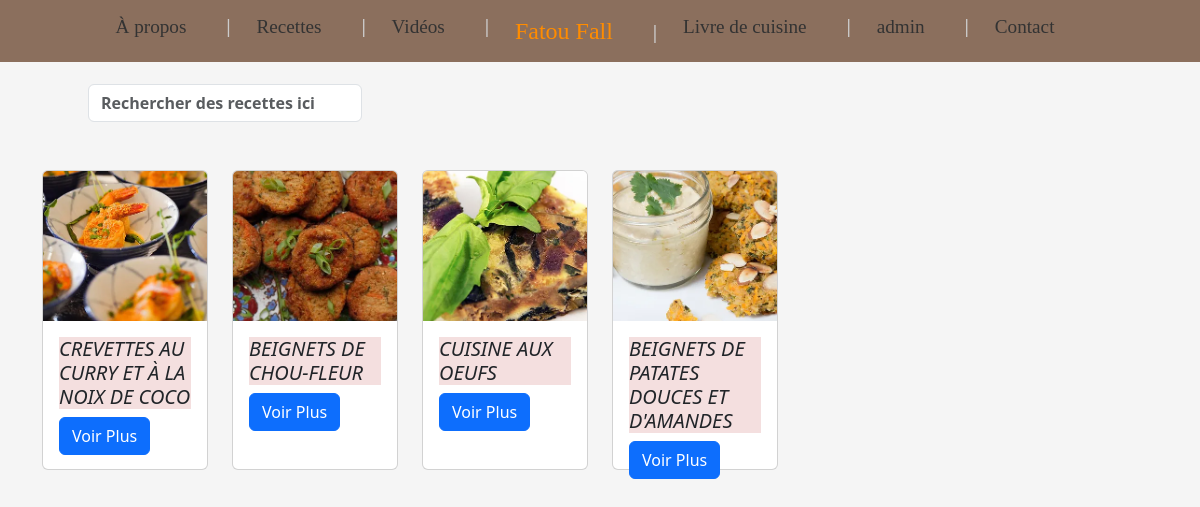
The app's page /articles/ with its own data.
### articles/models.py (models this page shows, shortened)
class Article(models.Model):
    titre = models.CharField(max_length=150)
    resume = models.CharField(max_length=2000)
    contenu = models.TextField(blank=True)
    auteur = models.ForeignKey(User, on_delete=models.SET_NULL, null=True, blank=True)  # Changez ici
    date_pub = models.DateTimeField(auto_now_add=True)
    image = models.ImageField(upload_to='media/images/', blank=True, null=True) # Nouveau champ image

### articles/views.py (the view)
# urls.py: path('articles/', article_list_view, name='article-list'),  # Utilisez article_list_view ici
def article_list_view(request):
    articles = Article.objects.all()  # Récupère tous les articles
    return render(request, 'articles_list.html', {'articles': articles})

### templates/articles_list.html (shortened to what this page needs)
<!DOCTYPE html>
<html lang="en">
<head>
    <link href="https://cdn.jsdelivr.net/npm/bootstrap@5.3.3/dist/css/bootstrap.min.css" rel="stylesheet">
    {% load static %}
    <link href="{% static 'css/styles.css' %}" rel="stylesheet">
</head>
<body style="background-color: whitesmoke; padding-top: 60px;">
    <div class="container my-4">
        <form class="d-flex justify-content-left " role="search">
            <button class="btn" type="submit">
            </button>
            <input
              class="form-control me-2"
              type="search"
              placeholder="Rechercher des recettes ici"
              aria-label="Search"
              style="max-width: 25%;"
            />
          </form>
    </div>
    <nav class="navbar navbar-expand-lg fixed-top" style="background-color: #8b6f5d;">
        <div class="container-fluid">
            <div class="collapse navbar-collapse justify-content-center" id="navbarNav">
                <ul class="navbar-nav">
                    <li class="nav-item">
                        <a class="nav-link" href="/Apropos">À propos</a>
                    </li>
                    <li class="nav-item">
                        <a class="nav-link" href="/recettes">Recettes</a>
                    </li>
                    <li class="nav-item">
                        <a class="nav-link" href="/videos">Vidéos</a>
                    </li>
                    <li class="nav-item">
                        <a class="nav-link center-link" href="/">Fatou Fall</a>
                    </li>
                    <li class="nav-item">
                        <a class="nav-link" href="/livreDeCuisine">Livre de cuisine</a>
                    </li>
                    <li class="nav-item">
                        <a class="nav-link" href="/useradmin">admin</a>
                    </li>
                    <li class="nav-item">
                        <a class="nav-link" href="/contact">Contact</a>
                    </li>
                </ul>
            </div>
        </div>
    </nav>
    <div class="container mt-5" style="font-weight: bold">
        <div class="row">
            {% for article in articles %}
                <div class="col-md-2 mb-4">
                    <div class="card">
                        <img src="{{ article.image.url }}" class="card-img-top" alt="{{ article.titre }}" style="height: 150px; object-fit: cover;">
                        <div class="card-body">
                            <h5 class="card-title" style="background-color: rgba(244, 221, 221, 0.925); font-style: italic;">{{ article.titre }}</h5>
                            <a href="{% url 'article-detail' article.id %}" class="btn btn-primary">Voir Plus</a>
                        </div>
                    </div>
                </div>
            {% empty %}
                <p>Aucune recette disponible.</p>
            {% endfor %}
        </div>
    </div>
</body>
</html>

### static/css/styles.css (style rules this page uses)
.navbar { background-color: whitesmoke; margin-bottom: 0; }
.navbar-nav .nav-item { margin-left: auto ; margin-right: 15px; }
.navbar-nav .nav-link { display: inline-flex; align-items: center; justify-content: center; background-color: transparent; border-radius: 50%; color: black; font-size: 1rem; padding: 5px; margin-right: 10px; transition: background-color 0.3s ease; }
.navbar-nav .nav-item:not(:last-child)::after { content: "|"; margin-left: 10px; color: #ccc; font-size: 18px; }
.navbar-nav .nav-item .nav-link { margin-right: 15px; }
form { margin-left: 20px; }
.form-control { font-weight: bold; }
body { background-color: #8B6F5D; }
.navbar-nav .nav-link { font-family: 'Pacifico', cursive; font-size: 1.2rem; color: #333; }
.navbar-nav .center-link { font-size: 1.5rem; color: #ff8c00; }
body { background-color: #8b6f5d; }
.navbar-nav .nav-link { font-family: "Pacifico", cursive; font-size: 1.2rem; color: #333; }

### templates/articles_list.html (style rules this page uses)
.card { height: 300px; }
.row { border-bottom: 2px solid #333; padding-bottom: 20px; margin-bottom: 20px; }
body { background-color: whitesmoke; }
.row:last-child { border-bottom: none; }
.navbar-nav .nav-link { font-family: 'Pacifico', cursive; font-size: 1.2rem; color: #333; }
.navbar-nav .center-link { font-size: 1.5rem; color: #ff8c00; }

### records on screen
Article: image (picture), titre "CREVETTES AU CURRY ET À LA NOIX DE COCO"
Article: image (picture), titre "BEIGNETS DE CHOU-FLEUR"
Article: image (picture), titre "CUISINE AUX OEUFS"
Article: image (picture), titre "BEIGNETS DE PATATES DOUCES ET D'AMANDES"
